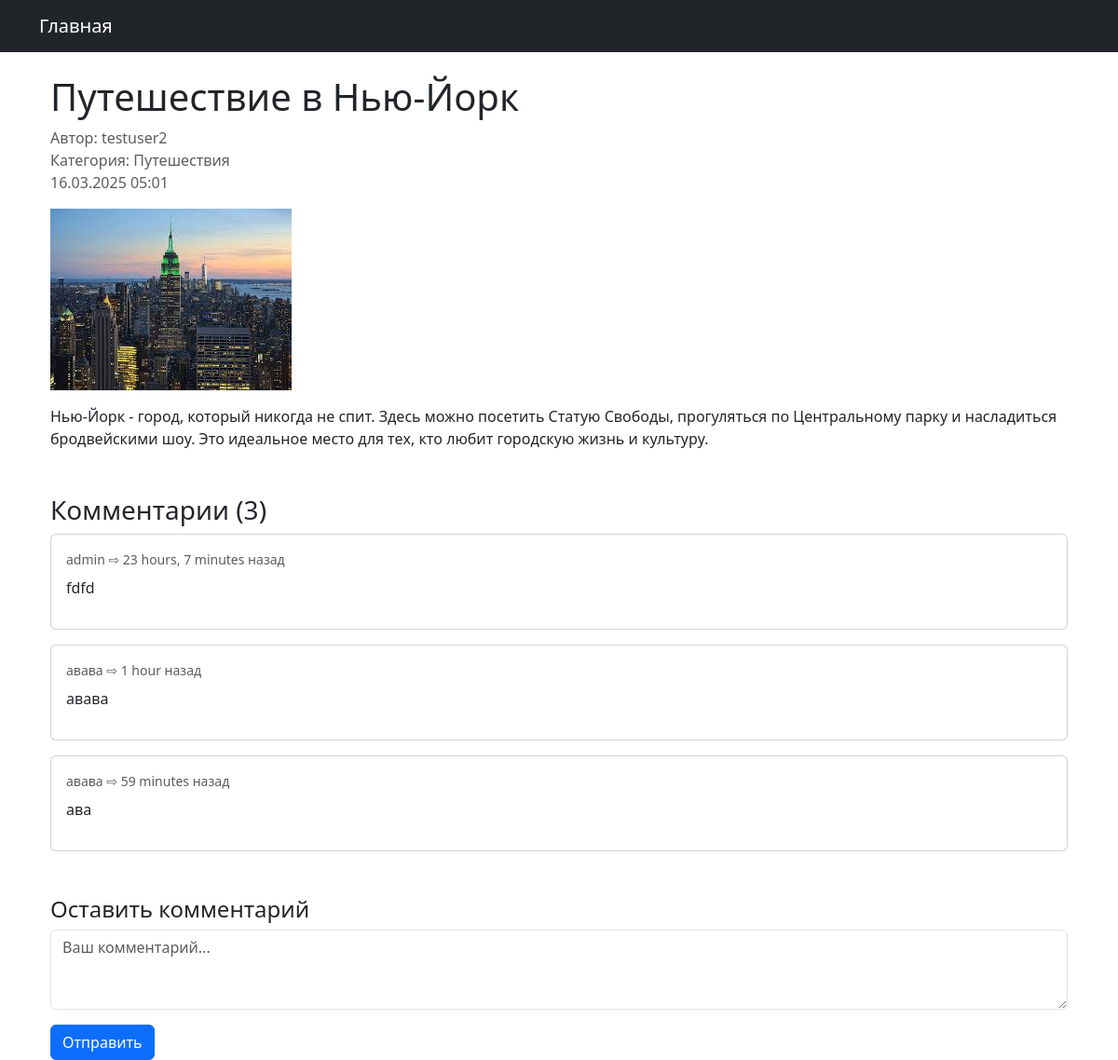
The page /article/13/ (signed in) on the database its author committed.
### main/models.py (models this page shows, shortened)
class Article(models.Model):
    title = models.CharField(max_length=200, verbose_name="Заголовок")
    content = models.TextField(verbose_name="Текст статьи")
    author = models.ForeignKey(User, on_delete=models.CASCADE, verbose_name="Автор")
    created_date = models.DateTimeField(auto_now_add=True, verbose_name="Дата создания")
    updated_date = models.DateTimeField(auto_now=True, verbose_name="Дата обновления")
    image = models.ImageField(upload_to="articles/", null=True, blank=True, verbose_name="Изображение")
    category = models.ForeignKey(
        "Category",
        on_delete=models.SET_NULL,
        null=True,
        blank=True,
        verbose_name="Категория"
    )
    class Meta:
        ordering = ["-created_date"]

class Category(models.Model):
    name = models.CharField(max_length=100, verbose_name="Название")

class Comment(models.Model):
    article = models.ForeignKey(Article, on_delete=models.CASCADE, related_name='comments')
    user = models.ForeignKey(
        User,
        on_delete=models.CASCADE,
        null=True,
        blank=True,
        verbose_name="Авторизованный пользователь"
    )
    guest_name = models.CharField(
        max_length=100,
        blank=True,
        verbose_name="Гостевой никнейм"
    )
    content = models.TextField(verbose_name="Текст комментария")
    created_date = models.DateTimeField(auto_now_add=True)

### main/views.py (the view, shortened to what this page needs)
# urls.py: path("article/<int:pk>/", ArticleDetailView.as_view(), name="article_detail"),
class ArticleDetailView(DetailView):
    model = Article
    template_name = "article_detail.html"
    def get_context_data(self, **kwargs):
        context = super().get_context_data(**kwargs)
        context['form'] = CommentForm(user=self.request.user)
        return context

### main/forms.py (shortened to what this page needs)
class CommentForm(forms.ModelForm):
    guest_name = forms.CharField(
        required=False,
        label="Ваше имя",
        widget=forms.TextInput(attrs={'class': 'form-control'})
    )
    class Meta:
        model = Comment
        fields = ['content', 'guest_name']
    def __init__(self, *args, **kwargs):
        self.user = kwargs.pop('user', None)
        super().__init__(*args, **kwargs)
        if self.user and self.user.is_authenticated:
            del self.fields['guest_name']

### main/templates/article_detail.html (shortened to what this page needs)
{% extends "base.html" %}
{% block content %}
<div class="container mt-4">
    <h1>{{ article.title }}</h1>
    <p class="text-muted">
        Автор: {{ article.author.username }} <br>
        Категория: {{ article.category.name }} <br>
        {{ article.created_date|date:"d.m.Y H:i" }}
    </p>
    {% if article.image %}
        <img src="{{ article.image.url }}" class="img-fluid mb-3">
    {% endif %}
    <div class="article-content mb-5">
        {{ article.content|linebreaks }}
    </div>
    <div class="comments-section">
        <h3>Комментарии ({{ article.comments.count }})</h3>
        {% for comment in article.comments.all %}
            <div class="card mb-3">
                <div class="card-body">
                    <div class="d-flex justify-content-between">
                        <span class="text-muted small">
                            {% firstof comment.user.username comment.guest_name %} ⇨
                            {{ comment.created_date|timesince }} назад
                        </span>
                    </div>
                    <p class="mt-2">{{ comment.content }}</p>
                </div>
            </div>
        {% empty %}
            <div class="alert alert-info">Пока нет комментариев</div>
        {% endfor %}
        <div class="comment-form mt-5">
            <h4>Оставить комментарий</h4>
                <form method="POST">
                    <div class="mb-3">
                        <textarea
                            name="content"
                            class="form-control"
                            rows="3"
                            placeholder="Ваш комментарий..."
                            required
                        ></textarea>
                    </div>
                    <button type="submit" class="btn btn-primary">Отправить</button>
                </form>
        </div>
    </div>
</div>
{% endblock %}

### rows shown on the page
Article: title "Путешествие в Нью-Йорк", author.username "testuser2", category.name "Путешествия", created_date "16.03.2025 05:01", image (picture), content "Нью-Йорк - город, который никогда не спит. Здесь можно посетить Статую Свободы, прогуляться по Центральному парку и насладиться бродвейскими шоу. Это идеальное место для тех, кто любит городскую жизнь и культуру.", comments.count "3"
Comment: user.username "admin", created_date "23 hours, 7 minutes", content "fdfd"
Comment: user+guest_name "авава", created_date "1 hour", content "авава"
Comment: user+guest_name "авава", created_date "59 minutes", content "ава"
